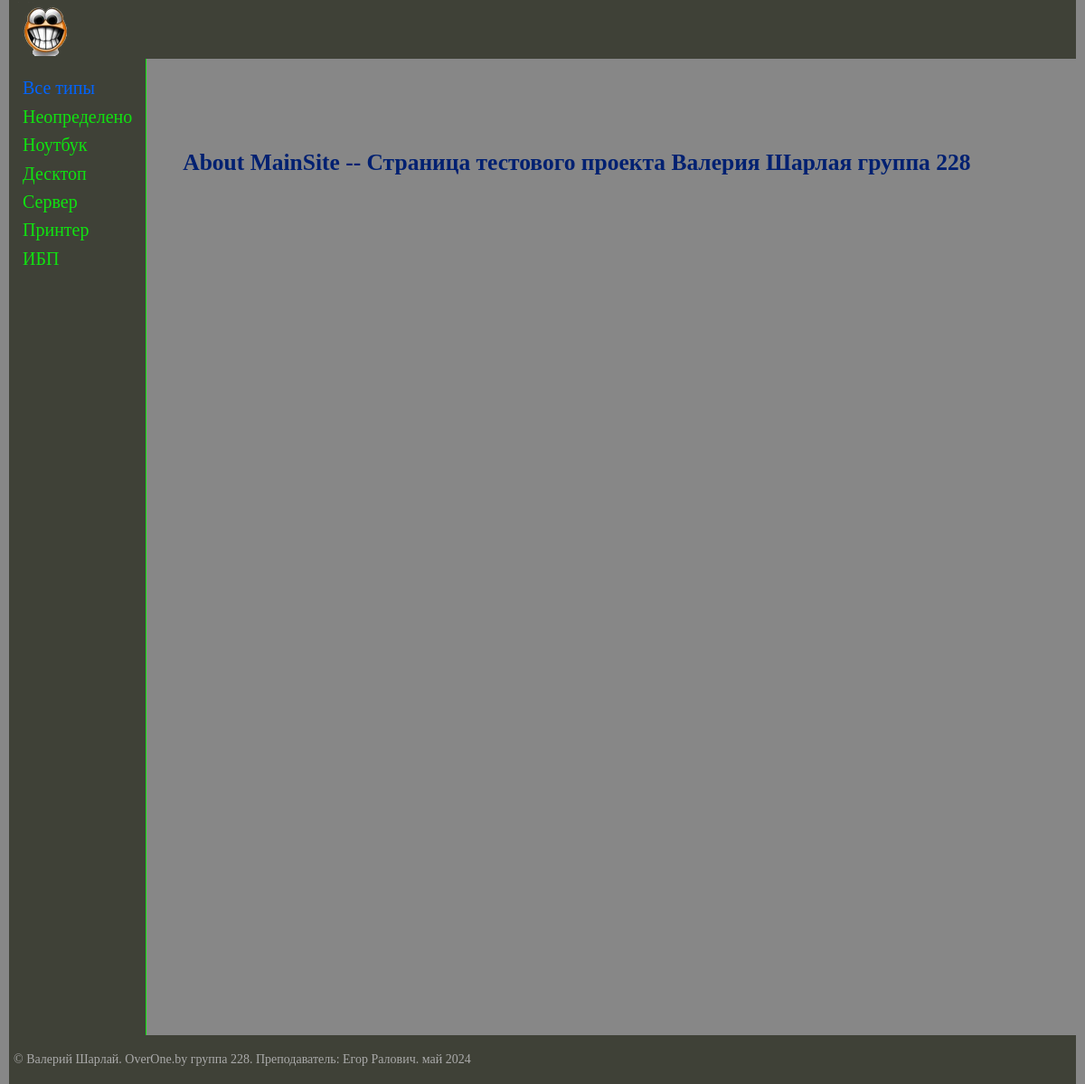
The page /about/ on the database its author committed.
### xmainsite/models.py (models this page shows, shortened)
class PcType(models.Model):
    pctype_name = models.CharField(max_length=100, db_index=True)
    pctype_slug = models.SlugField(max_length=255, unique=True, db_index=True)
    def get_absolute_url(self):
        return reverse('pctype', kwargs={'pctype_slug': self.pctype_slug})

### xmainsite/views.py (the view)
# urls.py: path('about/', views.about, name='about'),
def about(request):
    return render(request, 'xmainsite/about.html',
                  {'title': 'О сайте'})

### xmainsite/templatetags/xms_tags.py (called while the page is built)
@register.inclusion_tag('xmainsite/type_list.html')
def show_types(type_selected=0):
    types = PcType.objects.all()
    return {'types': types, 'type_selected': type_selected}

### xmainsite/templates/xmainsite/about.html
{% extends 'base.html' %}
{% block content %}
        <h2>About MainSite -- Страница тестового проекта Валерия Шарлая группа 228</h2>
{% endblock %}

### templates/base.html (shortened to what this page needs)
{% load static %}
{% load xms_tags %}
<!DOCTYPE html>
<html lang="en">
<head>
    <link type="text/css" href="{% static 'xmainsite/css/styles.css' %}" rel="stylesheet" />
</head>
<body>
<table class="table-page" border=0 cellpadding="0" cellspacing="0">
<tr><td valign=top>
{% block mainmenu %}
    <div class="header">
        <ul id="menu_top" class="menu_top">
            <li class="logo"><a href="{% url 'index' %}"><div class="logo"></div></a></li>
		</ul>
	</div>
{% endblock mainmenu %}
<table class="table-content" border=0 cellpadding="0" cellspacing="0">
<tr>
<td valign="top" class="left_menu">
	<ul id="left_menu">
		{% if type_selected == 0 or type_selected is None %}
		    <li class="selected">Все типы</li>
		{% else %}
		    <li><a href="{% url 'index' %}">Все типы</a></li>
		{% endif %}
		    {% show_types type_selected %}
 	</ul>
</td>
<td valign="top" class="content">
	<div class="content-text">
        {% block content %}
        {% endblock %}
	</div>
</td></tr>
</table>
<tr><td valign=top>
	<div id="footer">
		<p>&copy; Валерий Шарлай. OverOne.by группа 228. Преподаватель: Егор Ралович. май 2024</p>
	</div>
</td></tr>
</table>
</body>
</html>

### xmainsite/templates/xmainsite/type_list.html
{% for t in types %}
    {% if t.id == type_selected %}
        <li class="selected">{{t.pctype_name}}</li>
    {% else %}
        <li><a href="{{ t.get_absolute_url }}">{{t.pctype_name}}</a></li>
    {% endif %}
{% endfor %}

### xmainsite/static/xmainsite/css/styles.css (style rules this page uses)
html, body { margin: 0 auto; padding: 0; height: 100%; width: min(1920px, 100% - 10px); box-sizing: border-box; background: #878787; }
.table-page { width: 100%; height: 100%; vertical-align: top; }
.table-page tr { height: 100%; }
.table-content { width: 100%; min-height: 100%; height: 100%; }
.header { background: #3F4137; height: 65px; }
.logo { background: url('../images/logo60.png') no-repeat 10px 2px; width: 70px; height: 65px; }
a { color: #00d0ff; text-decoration: none; }
ul.menu_top { list-style: none; margin: 0; padding: 0; height: 65px; font-size: 27px; font-family: Cambria, serif; overflow: hidden; }
ul.menu_top li { float: left; margin: 18px 40px 0 30px; }
ul.menu_top li.logo { margin: 0; }
ul.menu_top li a { color: #10e210; text-decoration: none; }
.left_menu { width: 240px; height: 1080px; margin: 0; background: #3F4137; border-right: 1px solid #10e210; }
.left_menu ul { margin: 5% 0; padding: 5px 15px 20px 15px; list-style: none; font-size: 20px; font-family: Cambria, serif; }
.left_menu ul li { margin: 7% 0; color: #999; }
.left_menu ul li.selected { color: #0064ff; }
.left_menu ul li a { color: #10e210; text-decoration: none; }
.content { padding: 40px 20px 40px 20px; width: 100%; box-sizing: border-box; }
.content-text { margin: 60px 20px 40px 20px; color: #002071; font-size: 17px; font-family: Cambria, serif; }
#footer { box-sizing: border-box; background: #3F4137; padding: 5px; color: #aaa; font-size: 14px; font-family: Cambria, serif; text-align: left; overflow: hidden; }

### rows shown on the page
PcType: pctype_name "Неопределено"
PcType: pctype_name "Ноутбук"
PcType: pctype_name "Десктоп"
PcType: pctype_name "Сервер"
PcType: pctype_name "Принтер"
PcType: pctype_name "ИБП"
